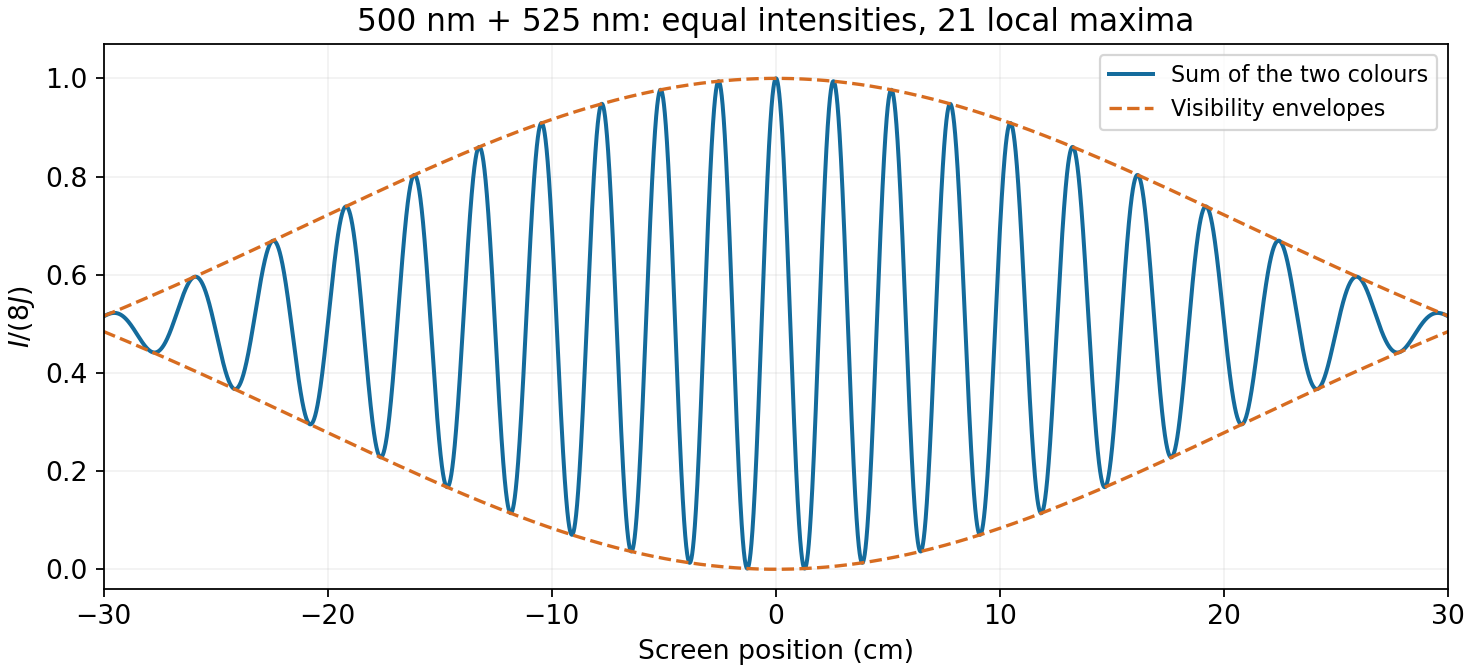

Recreate this plot in Python.
"""Original Oxford CP2 2013 figure; Python 3.14, NumPy and Matplotlib root dependencies."""
from pathlib import Path
import numpy as np
import matplotlib
matplotlib.use("Agg")
import matplotlib.pyplot as plt
plt.rcParams.update({"font.size":12,"axes.titlesize":14,"axes.labelsize":12,"legend.fontsize":10,"figure.facecolor":"white","axes.facecolor":"white","savefig.facecolor":"white","font.family":"DejaVu Sans"})

y=np.linspace(-.3,.3,12001);D=.5;d=1e-5;delta=d*y/np.sqrt(D*D+y*y)
s1=1/525e-9;s2=1/500e-9;vis=np.cos(np.pi*(s2-s1)*delta)
intensity=.5*(np.cos(np.pi*s1*delta)**2+np.cos(np.pi*s2*delta)**2)
fig,ax=plt.subplots(figsize=(9.2,4.2),layout="constrained")
ax.plot(y*100,intensity,lw=1.8,color="#146b9c",label="Sum of the two colours")
ax.plot(y*100,.5*(1+abs(vis)),lw=1.5,ls="--",color="#d76c20",label="Visibility envelopes")
ax.plot(y*100,.5*(1-abs(vis)),lw=1.5,ls="--",color="#d76c20")
ax.set(xlim=(-30,30),ylim=(-.04,1.07),xlabel="Screen position (cm)",ylabel=r"$I/(8J)$",title="500 nm + 525 nm: equal intensities, 21 local maxima")
ax.legend(loc="upper right");ax.grid(alpha=.17)

fig.savefig(Path.cwd()/Path(__file__).with_suffix(".png").name,dpi=160,facecolor="white",metadata={"Software":"Original CP2 solution figure"})
plt.close(fig)
